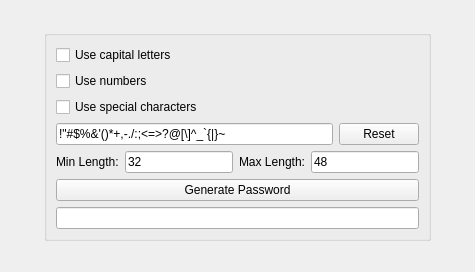
<?xml version="1.0" encoding="UTF-8"?>
<ui version="4.0">
 <class>MainWindow</class>
 <widget class="QMainWindow" name="MainWindow">
  <property name="geometry">
   <rect>
    <x>0</x>
    <y>0</y>
    <width>475</width>
    <height>272</height>
   </rect>
  </property>
  <property name="sizePolicy">
   <sizepolicy hsizetype="Fixed" vsizetype="Fixed">
    <horstretch>0</horstretch>
    <verstretch>0</verstretch>
   </sizepolicy>
  </property>
  <property name="minimumSize">
   <size>
    <width>475</width>
    <height>272</height>
   </size>
  </property>
  <property name="maximumSize">
   <size>
    <width>475</width>
    <height>272</height>
   </size>
  </property>
  <property name="windowTitle">
   <string>Pass Word Generator</string>
  </property>
  <property name="toolButtonStyle">
   <enum>Qt::ToolButtonIconOnly</enum>
  </property>
  <widget class="QWidget" name="centralwidget">
   <property name="sizePolicy">
    <sizepolicy hsizetype="Expanding" vsizetype="Expanding">
     <horstretch>0</horstretch>
     <verstretch>0</verstretch>
    </sizepolicy>
   </property>
   <property name="maximumSize">
    <size>
     <width>1024</width>
     <height>768</height>
    </size>
   </property>
   <layout class="QGridLayout" name="gridLayout">
    <property name="leftMargin">
     <number>10</number>
    </property>
    <property name="topMargin">
     <number>10</number>
    </property>
    <property name="rightMargin">
     <number>10</number>
    </property>
    <property name="bottomMargin">
     <number>10</number>
    </property>
    <item row="2" column="0">
     <widget class="QGroupBox" name="groupBox">
      <property name="sizePolicy">
       <sizepolicy hsizetype="Fixed" vsizetype="Fixed">
        <horstretch>0</horstretch>
        <verstretch>0</verstretch>
       </sizepolicy>
      </property>
      <property name="title">
       <string/>
      </property>
      <property name="alignment">
       <set>Qt::AlignCenter</set>
      </property>
      <layout class="QVBoxLayout" name="verticalLayout_3">
       <item>
        <widget class="QCheckBox" name="bUseCaps">
         <property name="text">
          <string>Use capital letters</string>
         </property>
        </widget>
       </item>
       <item>
        <widget class="QCheckBox" name="bUseNumbers">
         <property name="text">
          <string>Use numbers</string>
         </property>
        </widget>
       </item>
       <item>
        <widget class="QCheckBox" name="bUseSpecialChars">
         <property name="text">
          <string>Use special characters</string>
         </property>
         <property name="checked">
          <bool>false</bool>
         </property>
        </widget>
       </item>
       <item>
        <layout class="QHBoxLayout" name="horizontalLayout_2">
         <item>
          <widget class="QLineEdit" name="leSpecialChars">
           <property name="text">
            <string>!&quot;#$%&amp;'()*+,-./:;&lt;=&gt;?@[\]^_`{|}~</string>
           </property>
          </widget>
         </item>
         <item>
          <widget class="QPushButton" name="btnResetSpecialChars">
           <property name="text">
            <string>Reset</string>
           </property>
          </widget>
         </item>
        </layout>
       </item>
       <item>
        <layout class="QHBoxLayout" name="horizontalLayout_3">
         <item>
          <widget class="QLabel" name="label_5">
           <property name="text">
            <string>Min Length:</string>
           </property>
          </widget>
         </item>
         <item>
          <widget class="QLineEdit" name="lePassWordMinLength">
           <property name="sizePolicy">
            <sizepolicy hsizetype="Minimum" vsizetype="Fixed">
             <horstretch>0</horstretch>
             <verstretch>0</verstretch>
            </sizepolicy>
           </property>
           <property name="minimumSize">
            <size>
             <width>24</width>
             <height>0</height>
            </size>
           </property>
           <property name="text">
            <string>32</string>
           </property>
           <property name="maxLength">
            <number>2</number>
           </property>
          </widget>
         </item>
         <item>
          <widget class="QLabel" name="label_6">
           <property name="text">
            <string>Max Length:</string>
           </property>
          </widget>
         </item>
         <item>
          <widget class="QLineEdit" name="lePassWordMaxLength">
           <property name="text">
            <string>48</string>
           </property>
           <property name="maxLength">
            <number>2</number>
           </property>
          </widget>
         </item>
        </layout>
       </item>
       <item>
        <widget class="QPushButton" name="btnGenPassWord">
         <property name="text">
          <string>Generate Password</string>
         </property>
        </widget>
       </item>
       <item>
        <widget class="QLineEdit" name="lePassWordResult"/>
       </item>
      </layout>
     </widget>
    </item>
   </layout>
  </widget>
 </widget>
 <resources/>
 <connections/>
</ui>
